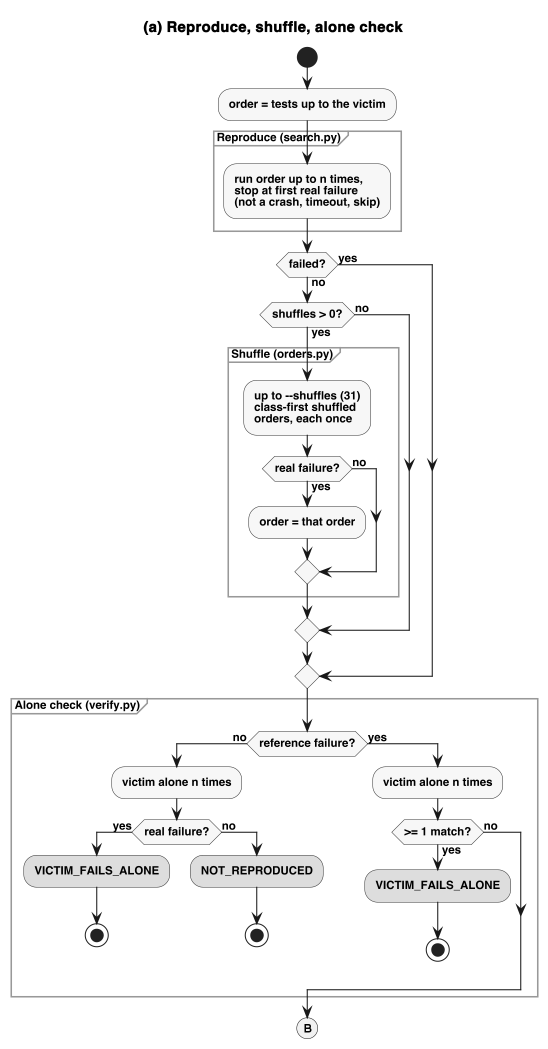
#> input picture mid-eval-report/figures/m2/search_activity_a.png, 1096 x 2097 px (shown at 1/2 size); its folder holds 2 pictures in this run
$ python join_activity.py
#> lines starting #> are read from the running program, lines starting #| are printed output that depends on the picture
"""Joins the two halves of the run_steps activity diagram side by side into one figure.

Run from the repository root after rendering diagrams/m2/search_activity.puml:
    py mid-eval-report/scripts/join_activity.py
"""

from pathlib import Path

from PIL import Image

FIG = Path(__file__).resolve().parents[1] / "figures" / "m2"
GAP = 30

left, right = (Image.open(FIG / f"search_activity_{part}.png").convert("RGB") for part in "ab")
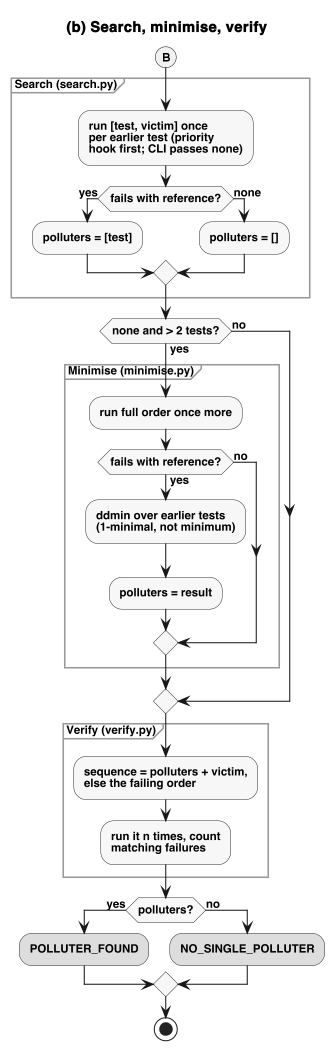
#> input picture mid-eval-report/figures/m2/search_activity_b.png, 670 x 2102 px (shown at 1/2 size)
#> left is the input picture: PIL image 1096x2097 RGB; min 0, max 255, mean 245.8
#> right is the input picture: PIL image 670x2102 RGB; min 0, max 255, mean 241.3
out = Image.new("RGB", (left.width + GAP + right.width, max(left.height, right.height)), "white")
#> out: PIL image 1796x2102 RGB; every value is 255
out.paste(left, (0, 0))
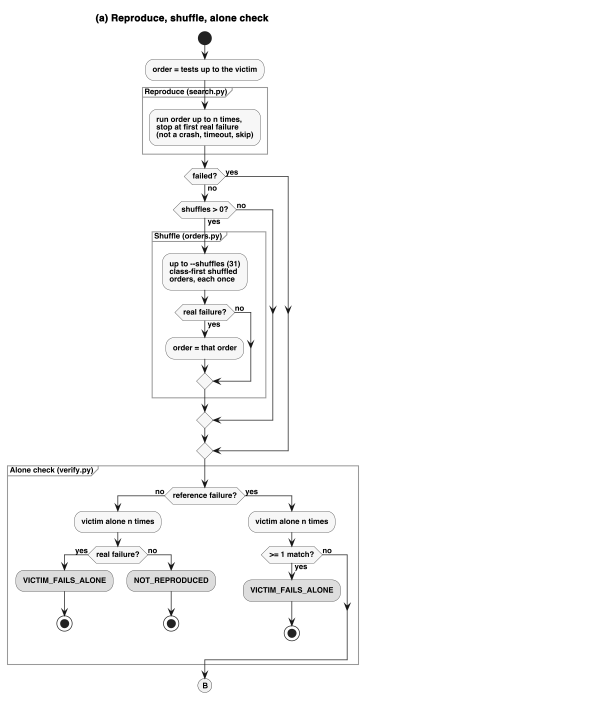
#> out: PIL image 1796x2102 RGB (shown at 1/3 size); min 0, max 255, mean 249.4
out.paste(right, (left.width + GAP, 0))
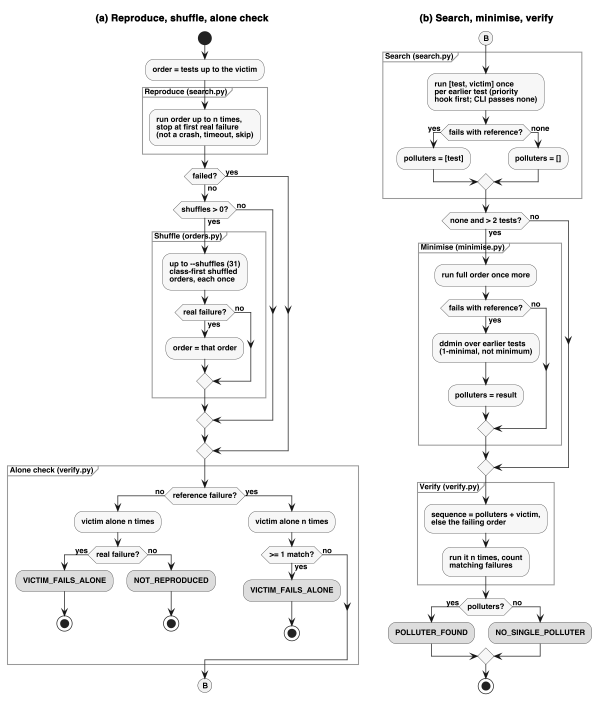
#> out: PIL image 1796x2102 RGB (shown at 1/3 size); min 0, max 255, mean 244.3
out.save(FIG / "search_activity.png")
print(f"wrote {FIG / 'search_activity.png'} {out.size}")
#| wrote mid-eval-report/figures/m2/search_activity.png (1796, 2102)
